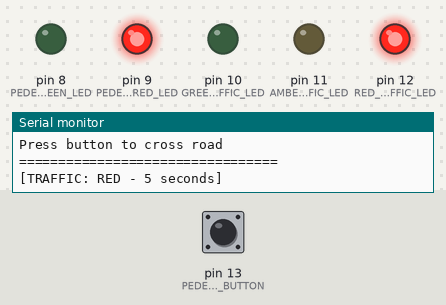
The sketch below on a simulated Arduino Uno, built with avr-gcc and run on an emulated ATmega328P. Shown: output pins drawn as LEDs (lit = HIGH), the last lines printed to the serial monitor. The test bench sets the inputs (shaded band); at power-on: pin 13 (PEDESTRIAN_BUTTON) HIGH.

Above: at 1.2 s.
1.3 s: pin 13 (PEDESTRIAN_BUTTON) pulled LOW for 0.15 s
At 6.3 s:
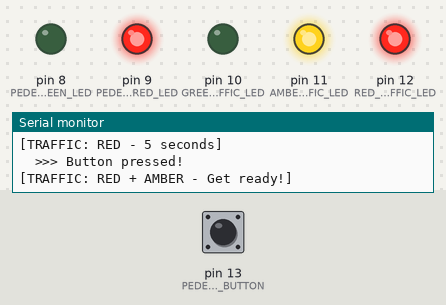
At 14.4 s:
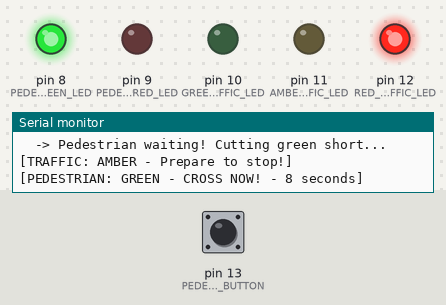
Timing chart, 0 to 15.9 s (numbered marks = the images above; inputs shaded):
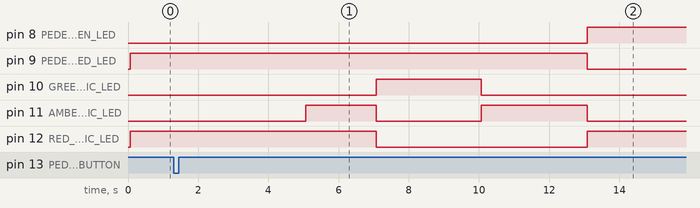

Measured:
- after the input at 1.3 s, pin 8 (PEDESTRIAN_GREEN_LED): LOW → HIGH after 11.8 s; pin 9 (PEDESTRIAN_RED_LED): HIGH → LOW after 11.8 s

The sketch:

traffic-light-level3-pedestrian-simple.ino
```cpp
/*
 * LEVEL 3: Traffic Light with Pedestrian Crossing
 * ================================================
 *
 * Complete traffic light system with pedestrian button!
 * This is a simplified version that's easier to understand.
 *
 * FEATURES:
 * - UK traffic light sequence
 * - Pedestrian button
 * - Pedestrian red/green lights
 * - Fair timing (3 second minimum green for traffic)
 * - Serial debugging messages
 *
 * HARDWARE NEEDED:
 * - Arduino Uno
 * - 3 LEDs for traffic (Red, Amber, Green)
 * - 2 LEDs for pedestrian (Red, Green)
 * - 5 resistors (220Ω or 330Ω)
 * - 1 push button
 * - Jumper wires and breadboard
 *
 * WIRING:
 * Pin 13 → Button → GND (no resistor needed!)
 * Pin 12 → [Resistor] → Red Traffic LED → GND
 * Pin 11 → [Resistor] → Amber Traffic LED → GND
 * Pin 10 → [Resistor] → Green Traffic LED → GND
 * Pin 9  → [Resistor] → Red Pedestrian LED → GND
 * Pin 8  → [Resistor] → Green Pedestrian LED → GND
 */

// ============================================
// Pin Definitions
// ============================================
#define PEDESTRIAN_BUTTON    13
#define RED_TRAFFIC_LED      12
#define AMBER_TRAFFIC_LED    11
#define GREEN_TRAFFIC_LED    10
#define PEDESTRIAN_RED_LED    9
#define PEDESTRIAN_GREEN_LED  8

// ============================================
// Timing Constants (in milliseconds)
// ============================================
#define RED_TIME              5000  // 5 seconds
#define RED_AMBER_TIME        2000  // 2 seconds
#define GREEN_TIME            6000  // 6 seconds
#define GREEN_MINIMUM_TIME    3000  // 3 seconds (fair play!)
#define AMBER_TIME            3000  // 3 seconds
#define PEDESTRIAN_TIME       8000  // 8 seconds to cross

// ============================================
// Variables
// ============================================
bool pedestrianWaiting = false;     // Is someone waiting to cross?
unsigned long phaseStartTime = 0;    // When did current phase start?

// ============================================
// Setup - runs once at start
// ============================================
void setup() {
  // Setup all the pins
  pinMode(RED_TRAFFIC_LED, OUTPUT);
  pinMode(AMBER_TRAFFIC_LED, OUTPUT);
  pinMode(GREEN_TRAFFIC_LED, OUTPUT);
  pinMode(PEDESTRIAN_RED_LED, OUTPUT);
  pinMode(PEDESTRIAN_GREEN_LED, OUTPUT);
  pinMode(PEDESTRIAN_BUTTON, INPUT_PULLUP);  // Internal pull-up resistor

  // Start Serial for debugging messages
  Serial.begin(9600);
  Serial.println("=================================");
  Serial.println("Traffic Light System Started!");
  Serial.println("Press button to cross road");
  Serial.println("=================================");

  // Remember when we started
  phaseStartTime = millis();
}

// ============================================
// Main Loop - runs forever
// ============================================
void loop() {
  // Check if button is pressed
  // (LOW because INPUT_PULLUP makes it HIGH normally)
  if (digitalRead(PEDESTRIAN_BUTTON) == LOW) {
    if (!pedestrianWaiting) {  // Only log first press
      pedestrianWaiting = true;
      Serial.println(">>> Button pressed! Pedestrian waiting...");
    }
    delay(200);  // Debounce - ignore repeated presses for 200ms
  }

  // Run the traffic light sequence
  runTrafficLightCycle();
}

// ============================================
// Traffic Light Cycle Function
// ============================================
void runTrafficLightCycle() {
  unsigned long currentTime = millis();

  // ==========================================
  // PHASE 1: RED (5 seconds)
  // ==========================================
  setTrafficLights(HIGH, LOW, LOW);  // Red on
  setPedestrianLights(HIGH, LOW);     // Pedestrian red on
  Serial.println("\n[TRAFFIC: RED - 5 seconds]");

  phaseStartTime = currentTime;
  while (millis() - phaseStartTime < RED_TIME) {
    checkButton();  // Keep checking button
  }

  // ==========================================
  // PHASE 2: RED + AMBER (2 seconds)
  // ==========================================
  setTrafficLights(HIGH, HIGH, LOW);  // Red + Amber on
  setPedestrianLights(HIGH, LOW);     // Pedestrian red on
  Serial.println("[TRAFFIC: RED + AMBER - Get ready!]");

  phaseStartTime = millis();
  while (millis() - phaseStartTime < RED_AMBER_TIME) {
    checkButton();
  }

  // ==========================================
  // PHASE 3: GREEN (6 seconds, or interrupted)
  // ==========================================
  setTrafficLights(LOW, LOW, HIGH);   // Green on
  setPedestrianLights(HIGH, LOW);     // Pedestrian red on
  Serial.println("[TRAFFIC: GREEN - 6 seconds]");

  phaseStartTime = millis();

  // Stay green for minimum 3 seconds (fair to traffic!)
  while (millis() - phaseStartTime < GREEN_MINIMUM_TIME) {
    checkButton();
  }

  // After minimum time, check if pedestrian is waiting
  if (pedestrianWaiting) {
    Serial.println("  -> Pedestrian waiting! Cutting green short...");
  } else {
    // Continue for full green time
    while (millis() - phaseStartTime < GREEN_TIME) {
      checkButton();
      if (pedestrianWaiting) {
        Serial.println("  -> Pedestrian pressed button!");
        break;  // Exit green early
      }
    }
  }

  // ==========================================
  // PHASE 4: AMBER (3 seconds)
  // ==========================================
  setTrafficLights(LOW, HIGH, LOW);   // Amber on
  setPedestrianLights(HIGH, LOW);     // Pedestrian red on
  Serial.println("[TRAFFIC: AMBER - Prepare to stop!]");

  phaseStartTime = millis();
  while (millis() - phaseStartTime < AMBER_TIME) {
    checkButton();
  }

  // ==========================================
  // PHASE 5: PEDESTRIAN CROSSING (if requested)
  // ==========================================
  if (pedestrianWaiting) {
    setTrafficLights(HIGH, LOW, LOW);   // Traffic RED (stopped)
    setPedestrianLights(LOW, HIGH);     // Pedestrian GREEN (cross now!)
    Serial.println("[PEDESTRIAN: GREEN - CROSS NOW! - 8 seconds]");

    phaseStartTime = millis();
    while (millis() - phaseStartTime < PEDESTRIAN_TIME) {
      // Wait for pedestrians to cross
      // Don't check button during crossing
    }

    pedestrianWaiting = false;  // Request completed
    Serial.println("  -> Crossing complete!");
  }

  // Loop continues automatically back to RED phase
}

// ============================================
// Helper Functions
// ============================================

// Set traffic light LEDs
void setTrafficLights(bool red, bool amber, bool green) {
  digitalWrite(RED_TRAFFIC_LED, red);
  digitalWrite(AMBER_TRAFFIC_LED, amber);
  digitalWrite(GREEN_TRAFFIC_LED, green);
}

// Set pedestrian LEDs
void setPedestrianLights(bool red, bool green) {
  digitalWrite(PEDESTRIAN_RED_LED, red);
  digitalWrite(PEDESTRIAN_GREEN_LED, green);
}

// Check button and update waiting flag
void checkButton() {
  if (digitalRead(PEDESTRIAN_BUTTON) == LOW && !pedestrianWaiting) {
    pedestrianWaiting = true;
    Serial.println("  >>> Button pressed!");
    delay(200);  // Debounce
  }
}

/*
 * ============================================
 * HOW THIS WORKS:
 * ============================================
 *
 * NORMAL CYCLE (no button press):
 * RED → RED+AMBER → GREEN → AMBER → back to RED
 *
 * WITH BUTTON PRESS:
 * 1. If pressed during GREEN (after 3 seconds): cuts to AMBER early
 * 2. If pressed during RED/AMBER/AMBER: remembered for after next AMBER
 * 3. Pedestrian gets 8 seconds of green light to cross safely
 * 4. Traffic red during pedestrian crossing (safe!)
 *
 * SAFETY FEATURES:
 * - Traffic always gets minimum 3 seconds of green (fair!)
 * - Traffic and pedestrian never both green (mutual exclusion)
 * - Pedestrian gets full 8 seconds to cross
 * - Button debouncing prevents false triggers
 *
 * DEBUGGING:
 * - Open Serial Monitor (Tools → Serial Monitor)
 * - Set baud rate to 9600
 * - Watch messages show what's happening
 *
 * ============================================
 * CHALLENGES TO TRY:
 * ============================================
 *
 * 1. Add flashing amber for last 3 seconds of pedestrian crossing
 * 2. Add a countdown display (3... 2... 1...)
 * 3. Make pedestrian green flash for last 2 seconds (warning)
 * 4. Add a buzzer that beeps during pedestrian crossing
 * 5. Count how many pedestrians cross per hour
 *
 * ============================================
 * WHAT YOU'VE LEARNED:
 * ============================================
 *
 * ✓ Digital input (button reading)
 * ✓ Digital output (LED control)
 * ✓ Timing with millis()
 * ✓ State machines (different phases)
 * ✓ Boolean variables (true/false flags)
 * ✓ Serial debugging
 * ✓ Functions for organization
 * ✓ Safety in embedded systems
 *
 * These are real engineering skills!
 * ============================================
 */
```

Source omitted: fic-lights-arduino-clean.c (18371 bytes)
